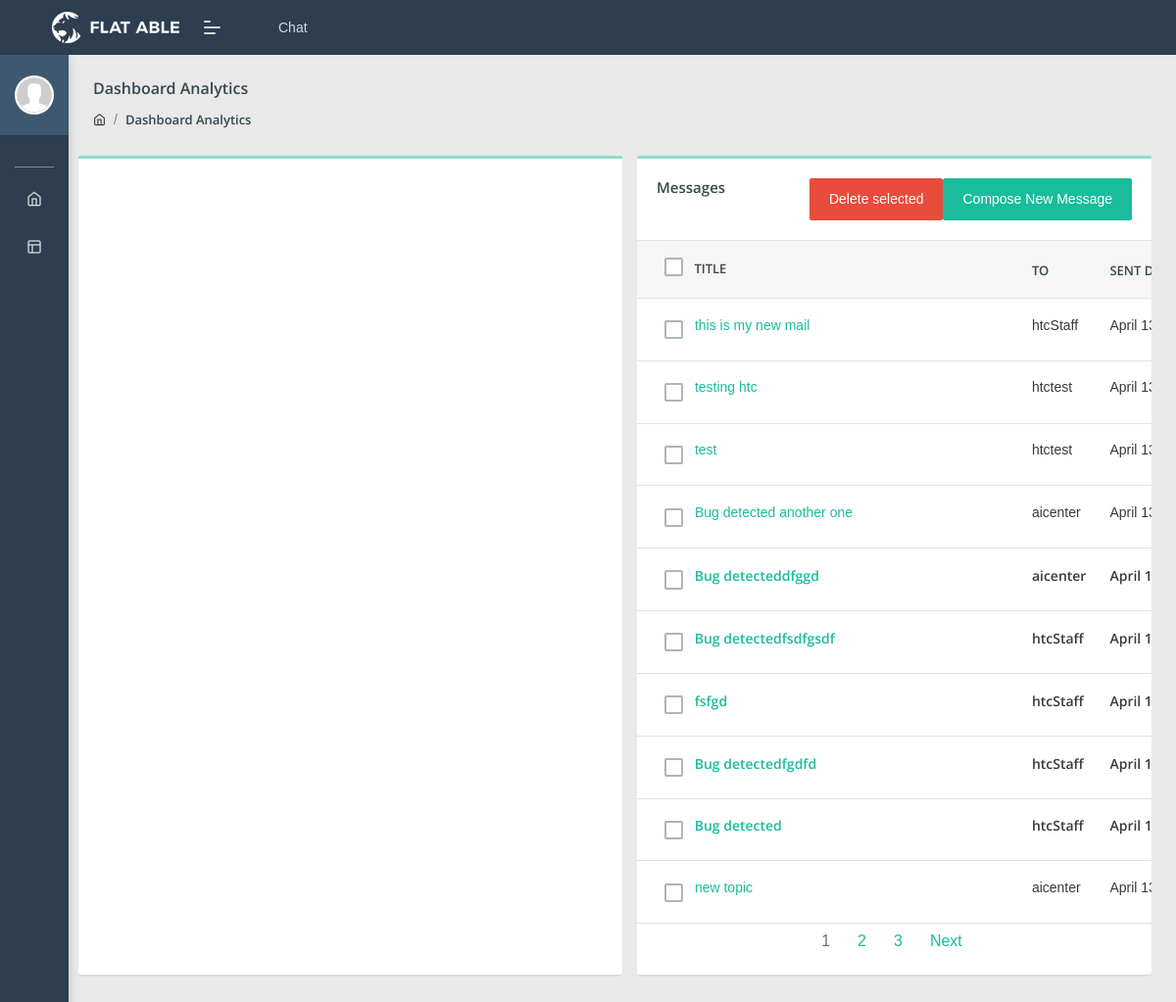
The app's page /welcome/talking/ (signed in) with its own data.
### welcome/models.py (models this page shows, shortened)
class chat(models.Model):
    chatOwner = models.ForeignKey(User, null = True, on_delete = models.SET_NULL, related_name='chat', blank = True)
    chatTitle  = models.CharField(max_length=256)
    createdDate = models.DateTimeField(default=timezone.now)
    chatReceiver = models.ForeignKey(User, null=True, on_delete=models.CASCADE, related_name='chat_reciver', blank=True)
    chatContent = models.TextField()
    is_viewed = models.BooleanField(default=False)
    archived = models.BooleanField(default=False)
    viewedDate = models.DateTimeField(null=True)

### welcome/views.py (the view)
# urls.py: path('talking/',views.talking, name='talking'),
@login_required(login_url='login')
def talking(request):
    context = {}
    user = request.user
    if str(request.user) != 'admin':
        chats = chat.objects.filter(Q(chatOwner=user) | Q(chatReceiver=user), archived=False).order_by('-createdDate')
    else:
        chats = chat.objects.filter(archived=False).order_by('-createdDate').values()
    form = chatModelForm(request.POST or None)
    context['form'] = form
    context['chatListAll'] = chats.annotate(chatReceiver_username=F('chatReceiver__username')).values()
    paginator = Paginator(context['chatListAll'], 10)
    page = request.GET.get('page') # Get current page number from request GET parameters
    if not request.session.get('page'):
        request.session['page'] = page
    context['chatListAll'] = paginator.get_page(page) # Get paginated queryset for current page
    if request.method == "POST":
        if form.is_valid():
            form.instance.chatOwner = request.user
            form.save()
            return HttpResponseRedirect('/welcome/talking')
    return render(request, 'chat_home.html', context=context)

### templates/chat_home.html (shortened to what this page needs)
{% extends 'chat_base_template.html' %}
{%load i18n%}
{% block chatContent %}
<div class="card chat-card col-xl-6 col-md-12" style="min-height: 550px;overflow-x:hidden;overflow-y: auto;">
</div>
<div class="col-xl-6 col-md-12">
  <form action="{% url 'del_chat' %}" method="POST">
    <div class="card table-card" style="min-height: 550px;">
      <div class="card-header">
        <h5>Messages</h5>
        <button type="button" class="btn  btn-primary float-right" data-toggle="modal"
          data-target="#exampleModalCenter">{% trans 'Compose New Message'%}</button>
        <button type="submit" class="btn  btn-danger float-right">{% trans 'Delete selected'%}</button>
      </div>
      <div class="card-body p-0">
        <div class="table-responsive">
          <table class="table table-hover mb-0">
            <thead>
              <tr>
                <th>
                  <div class="chk-option">
                    <label class="check-task custom-control custom-checkbox d-flex justify-content-center done-task">
                    </label>
                  </div>
                  Title
                </th>
                <th>To</th>
                <th>Sent Date</th>
              </tr>
            </thead>
            <tbody>
              {% for chat in chatListAll %}
              {% if chat.is_viewed %}
              <tr>
                <td>
                  <div class="chk-option">
                    <label class="check-task custom-control custom-checkbox d-flex justify-content-center done-task">
                    </label>
                  </div>
                  <div class="d-inline-block" style="width:20rem;overflow:hidden;text-overflow:ellipsis">
                    <a href="{% url 'chatDetails' chat.id%}?page={{request.session.page}}">
                      {{chat.chatTitle}}</a>
                  </div>
                </td>
                <td>{{chat.chatReceiver_username}}</td>
                <td>{{chat.createdDate}}</td>
              </tr>
              {%else%}
              <tr style="font-weight:bolder">
                <td>
                  <div class="chk-option">
                    <label class="check-task custom-control custom-checkbox d-flex justify-content-center done-task">
                    </label>
                  </div>
                  <div class="d-inline-block" style="width:20rem;overflow:hidden;text-overflow:ellipsis">
                    <a href="{% url 'chatDetails' chat.id%}?page={{request.session.page}}">
                      {{chat.chatTitle}}
                    </a>
                  </div>
                </td>
                <td>{{chat.chatReceiver_username}}</td>
                <td>{{chat.createdDate}}</td>
              </tr>
              {%endif%}
              {% endfor %}
            </tbody>
          </table>
          <nav aria-label="Page navigation example">
            <ul class="pagination justify-content-center">
              {% for page_number in chatListAll.paginator.page_range %}
                {% if page_number == chatListAll.number %}
                  <li class="page-item disabled">
                    <a class="page-link" href="#" tabindex="-1" aria-disabled="true">{{ page_number }}</a>
                  </li>
                {% else %}
                  <li class="page-item"><a class="page-link" href="?page={{ page_number }}">{{ page_number }}</a></li>
                {% endif %}
              {% endfor %}
              {% if chatListAll.has_next %}
                <li class="page-item">
                  <a class="page-link" href="?page={{ chatListAll.next_page_number }}">Next</a>
                </li>
              {% endif %}
            </ul>
          </nav>
        </div>
      </div>
    </div>
  </form>
</div>
{% endblock %}

### records on screen
chat: chatTitle "this is my new mail", chatReceiver_username "htcStaff", createdDate "April…"
chat: chatTitle "testing htc", chatReceiver_username "htctest", createdDate "April…"
chat: chatTitle "test", chatReceiver_username "htctest", createdDate "April…"
chat: chatTitle "Bug detected another one", chatReceiver_username "aicenter", createdDate "April…"
chat: chatTitle "Bug detecteddfggd", chatReceiver_username "aicenter", createdDate "April…"
chat: chatTitle "Bug detectedfsdfgsdf", chatReceiver_username "htcStaff", createdDate "April…"
chat: chatTitle "fsfgd", chatReceiver_username "htcStaff", createdDate "April…"
chat: chatTitle "Bug detectedfgdfd", chatReceiver_username "htcStaff", createdDate "April…"
chat: chatTitle "Bug detected", chatReceiver_username "htcStaff", createdDate "April…"
chat: chatTitle "new topic", chatReceiver_username "aicenter", createdDate "April…"

### other values on screen
{{ page_number }} "1"
{{ page_number }} "2" "3"
